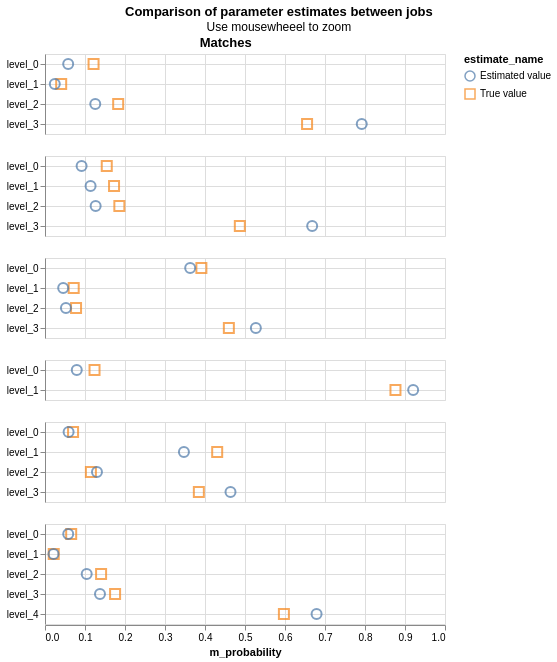

Describe this chart as a Vega-Lite specification.
### Vega-Lite specification from a JSON file in a GitHub repository (floating-point values rounded to 4 significant figures)
{"config": {"view": {"continuousWidth": 400, "continuousHeight": 300}, "title": {"anchor": "middle"}}, "hconcat": [{"mark": {"type": "point", "filled": false, "opacity": 0.7, "size": 100}, "encoding": {"color": {"type": "nominal", "field": "estimate_name"}, "row": {"type": "nominal", "field": "column_name", "header": {"labels": false}, "sort": {"field": "gamma_index"}, "title": null}, "shape": {"type": "nominal", "field": "estimate_name", "scale": {"range": ["circle", "square", "triangle", "diamond", "cross"]}}, "tooltip": [{"type": "nominal", "field": "column_name"}, {"type": "nominal", "field": "estimate_name"}, {"type": "quantitative", "field": "m_probability"}, {"type": "quantitative", "field": "u_probability"}], "x": {"type": "quantitative", "field": "m_probability", "scale": {"domain": [0, 1]}}, "y": {"type": "nominal", "axis": {"grid": true, "title": null}, "field": "level_name"}}, "resolve": {"scale": {"y": "independent"}}, "selection": {"selector076": {"type": "interval", "bind": "scales", "encodings": ["x", "y"]}}, "title": "Matches", "transform": [{"filter": "(datum.gamma_index !== 1000001)"}]}], "data": {"name": "data-65c24bf7bd53000f13a5cc7f2ccb53b4"}, "title": {"text": "Comparison of parameter estimates between jobs", "subtitle": "Use mousewheeel to zoom"}, "$schema": "https://vega.github.io/schema/vega-lite/v5.json", "datasets": {"data-65c24bf7bd53000f13a5cc7f2ccb53b4": [{"m_probability": 0.1214, "u_probability": 0.9818, "bayes_factor": 0.1236, "log2_bayes_factor": -3.016, "gamma_column_name": "gamma_surname_std", "level_name": "level_0", "gamma_index": 0, "column_name": "surname_std", "max_gamma_index": 3, "num_levels": 4, "level_proportion": null, "estimate_name": "True value"}, {"m_probability": 0.04047, "u_probability": 0.01681, "bayes_factor": 2.407, "log2_bayes_factor": 1.267, "gamma_column_name": "gamma_surname_std", "level_name": "level_1", "gamma_index": 1, "column_name": "surname_std", "max_gamma_index": 3, "num_levels": 4, "level_proportion": null, "estimate_name": "True value"}, {"m_probability": 0.1829, "u_probability": 0.0008841, "bayes_factor": 206.9, "log2_bayes_factor": 7.693, "gamma_column_name": "gamma_surname_std", "level_name": "level_2", "gamma_index": 2, "column_name": "surname_std", "max_gamma_index": 3, "num_levels": 4, "level_proportion": null, "estimate_name": "True value"}, {"m_probability": 0.6552, "u_probability": 0.0004734, "bayes_factor": 1384.0, "log2_bayes_factor": 10.43, "gamma_column_name": "gamma_surname_std", "level_name": "level_3", "gamma_index": 3, "column_name": "surname_std", "max_gamma_index": 3, "num_levels": 4, "level_proportion": null, "estimate_name": "True value"}, {"m_probability": 0.05796, "u_probability": 0.9821, "bayes_factor": 0.05902, "log2_bayes_factor": -4.083, "gamma_column_name": "gamma_surname_std", "level_name": "level_0", "gamma_index": 0, "column_name": "surname_std", "max_gamma_index": 3, "num_levels": 4, "level_proportion": null, "estimate_name": "Estimated value"}, {"m_probability": 0.02448, "u_probability": 0.01659, "bayes_factor": 1.476, "log2_bayes_factor": 0.5615, "gamma_column_name": "gamma_surname_std", "level_name": "level_1", "gamma_index": 1, "column_name": "surname_std", "max_gamma_index": 3, "num_levels": 4, "level_proportion": null, "estimate_name": "Estimated value"}, {"m_probability": 0.1257, "u_probability": 0.0008821, "bayes_factor": 142.5, "log2_bayes_factor": 7.154, "gamma_column_name": "gamma_surname_std", "level_name": "level_2", "gamma_index": 2, "column_name": "surname_std", "max_gamma_index": 3, "num_levels": 4, "level_proportion": null, "estimate_name": "Estimated value"}, {"m_probability": 0.7919, "u_probability": 0.0004756, "bayes_factor": 1665.0, "log2_bayes_factor": 10.7, "gamma_column_name": "gamma_surname_std", "level_name": "level_3", "gamma_index": 3, "column_name": "surname_std", "max_gamma_index": 3, "num_levels": 4, "level_proportion": null, "estimate_name": "Estimated value"}, {"m_probability": 0.1544, "u_probability": 0.9688, "bayes_factor": 0.1594, "log2_bayes_factor": -2.649, "gamma_column_name": "gamma_forename1_std", "level_name": "level_0", "gamma_index": 0, "column_name": "forename1_std", "max_gamma_index": 3, "num_levels": 4, "level_proportion": null, "estimate_name": "True value"}, {"m_probability": 0.1726, "u_probability": 0.02403, "bayes_factor": 7.184, "log2_bayes_factor": 2.845, "gamma_column_name": "gamma_forename1_std", "level_name": "level_1", "gamma_index": 1, "column_name": "forename1_std", "max_gamma_index": 3, "num_levels": 4, "level_proportion": null, "estimate_name": "True value"}, {"m_probability": 0.1859, "u_probability": 0.00256, "bayes_factor": 72.61, "log2_bayes_factor": 6.182, "gamma_column_name": "gamma_forename1_std", "level_name": "level_2", "gamma_index": 2, "column_name": "forename1_std", "max_gamma_index": 3, "num_levels": 4, "level_proportion": null, "estimate_name": "True value"}, {"m_probability": 0.4871, "u_probability": 0.004617, "bayes_factor": 105.5, "log2_bayes_factor": 6.721, "gamma_column_name": "gamma_forename1_std", "level_name": "level_3", "gamma_index": 3, "column_name": "forename1_std", "max_gamma_index": 3, "num_levels": 4, "level_proportion": null, "estimate_name": "True value"}, {"m_probability": 0.09151, "u_probability": 0.9691, "bayes_factor": 0.09443, "log2_bayes_factor": -3.405, "gamma_column_name": "gamma_forename1_std", "level_name": "level_0", "gamma_index": 0, "column_name": "forename1_std", "max_gamma_index": 3, "num_levels": 4, "level_proportion": null, "estimate_name": "Estimated value"}, {"m_probability": 0.1139, "u_probability": 0.02368, "bayes_factor": 4.811, "log2_bayes_factor": 2.266, "gamma_column_name": "gamma_forename1_std", "level_name": "level_1", "gamma_index": 1, "column_name": "forename1_std", "max_gamma_index": 3, "num_levels": 4, "level_proportion": null, "estimate_name": "Estimated value"}, {"m_probability": 0.1266, "u_probability": 0.002611, "bayes_factor": 48.5, "log2_bayes_factor": 5.6, "gamma_column_name": "gamma_forename1_std", "level_name": "level_2", "gamma_index": 2, "column_name": "forename1_std", "max_gamma_index": 3, "num_levels": 4, "level_proportion": null, "estimate_name": "Estimated value"}, {"m_probability": 0.6679, "u_probability": 0.004593, "bayes_factor": 145.4, "log2_bayes_factor": 7.184, "gamma_column_name": "gamma_forename1_std", "level_name": "level_3", "gamma_index": 3, "column_name": "forename1_std", "max_gamma_index": 3, "num_levels": 4, "level_proportion": null, "estimate_name": "Estimated value"}, {"m_probability": 0.391, "u_probability": 0.974, "bayes_factor": 0.4014, "log2_bayes_factor": -1.317, "gamma_column_name": "gamma_forename2_std", "level_name": "level_0", "gamma_index": 0, "column_name": "forename2_std", "max_gamma_index": 3, "num_levels": 4, "level_proportion": null, "estimate_name": "True value"}, {"m_probability": 0.07177, "u_probability": 0.0222, "bayes_factor": 3.233, "log2_bayes_factor": 1.693, "gamma_column_name": "gamma_forename2_std", "level_name": "level_1", "gamma_index": 1, "column_name": "forename2_std", "max_gamma_index": 3, "num_levels": 4, "level_proportion": null, "estimate_name": "True value"}, {"m_probability": 0.07763, "u_probability": 0.001265, "bayes_factor": 61.36, "log2_bayes_factor": 5.939, "gamma_column_name": "gamma_forename2_std", "level_name": "level_2", "gamma_index": 2, "column_name": "forename2_std", "max_gamma_index": 3, "num_levels": 4, "level_proportion": null, "estimate_name": "True value"}, {"m_probability": 0.4596, "u_probability": 0.002483, "bayes_factor": 185.1, "log2_bayes_factor": 7.532, "gamma_column_name": "gamma_forename2_std", "level_name": "level_3", "gamma_index": 3, "column_name": "forename2_std", "max_gamma_index": 3, "num_levels": 4, "level_proportion": null, "estimate_name": "True value"}, {"m_probability": 0.3629, "u_probability": 0.9726, "bayes_factor": 0.3731, "log2_bayes_factor": -1.422, "gamma_column_name": "gamma_forename2_std", "level_name": "level_0", "gamma_index": 0, "column_name": "forename2_std", "max_gamma_index": 3, "num_levels": 4, "level_proportion": null, "estimate_name": "Estimated value"}, {"m_probability": 0.04543, "u_probability": 0.02354, "bayes_factor": 1.93, "log2_bayes_factor": 0.9486, "gamma_column_name": "gamma_forename2_std", "level_name": "level_1", "gamma_index": 1, "column_name": "forename2_std", "max_gamma_index": 3, "num_levels": 4, "level_proportion": null, "estimate_name": "Estimated value"}, {"m_probability": 0.05235, "u_probability": 0.001205, "bayes_factor": 43.45, "log2_bayes_factor": 5.441, "gamma_column_name": "gamma_forename2_std", "level_name": "level_2", "gamma_index": 2, "column_name": "forename2_std", "max_gamma_index": 3, "num_levels": 4, "level_proportion": null, "estimate_name": "Estimated value"}, {"m_probability": 0.5271, "u_probability": 0.002657, "bayes_factor": 198.4, "log2_bayes_factor": 7.632, "gamma_column_name": "gamma_forename2_std", "level_name": "level_3", "gamma_index": 3, "column_name": "forename2_std", "max_gamma_index": 3, "num_levels": 4, "level_proportion": null, "estimate_name": "Estimated value"}, {"m_probability": 0.1238, "u_probability": 0.9609, "bayes_factor": 0.1289, "log2_bayes_factor": -2.956, "gamma_column_name": "gamma_occupation", "level_name": "level_0", "gamma_index": 0, "column_name": "occupation", "max_gamma_index": 1, "num_levels": 2, "level_proportion": null, "estimate_name": "True value"}, {"m_probability": 0.8762, "u_probability": 0.03914, "bayes_factor": 22.39, "log2_bayes_factor": 4.485, "gamma_column_name": "gamma_occupation", "level_name": "level_1", "gamma_index": 1, "column_name": "occupation", "max_gamma_index": 1, "num_levels": 2, "level_proportion": null, "estimate_name": "True value"}, {"m_probability": 0.07942, "u_probability": 0.9606, "bayes_factor": 0.08268, "log2_bayes_factor": -3.596, "gamma_column_name": "gamma_occupation", "level_name": "level_0", "gamma_index": 0, "column_name": "occupation", "max_gamma_index": 1, "num_levels": 2, "level_proportion": null, "estimate_name": "Estimated value"}, {"m_probability": 0.9204, "u_probability": 0.03938, "bayes_factor": 23.37, "log2_bayes_factor": 4.547, "gamma_column_name": "gamma_occupation", "level_name": "level_1", "gamma_index": 1, "column_name": "occupation", "max_gamma_index": 1, "num_levels": 2, "level_proportion": null, "estimate_name": "Estimated value"}, {"m_probability": 0.07015, "u_probability": 0.9955, "bayes_factor": 0.07047, "log2_bayes_factor": -3.827, "gamma_column_name": "gamma_dob", "level_name": "level_0", "gamma_index": 0, "column_name": "dob", "max_gamma_index": 3, "num_levels": 4, "level_proportion": null, "estimate_name": "True value"}, {"m_probability": 0.4305, "u_probability": 0.004227, "bayes_factor": 101.8, "log2_bayes_factor": 6.67, "gamma_column_name": "gamma_dob", "level_name": "level_1", "gamma_index": 1, "column_name": "dob", "max_gamma_index": 3, "num_levels": 4, "level_proportion": null, "estimate_name": "True value"}, {"m_probability": 0.1147, "u_probability": 0.0002899, "bayes_factor": 395.7, "log2_bayes_factor": 8.628, "gamma_column_name": "gamma_dob", "level_name": "level_2", "gamma_index": 2, "column_name": "dob", "max_gamma_index": 3, "num_levels": 4, "level_proportion": null, "estimate_name": "True value"}, {"m_probability": 0.3846, "u_probability": 1.864e-05, "bayes_factor": 20630.0, "log2_bayes_factor": 14.33, "gamma_column_name": "gamma_dob", "level_name": "level_3", "gamma_index": 3, "column_name": "dob", "max_gamma_index": 3, "num_levels": 4, "level_proportion": null, "estimate_name": "True value"}, {"m_probability": 0.05899, "u_probability": 0.9951, "bayes_factor": 0.05928, "log2_bayes_factor": -4.076, "gamma_column_name": "gamma_dob", "level_name": "level_0", "gamma_index": 0, "column_name": "dob", "max_gamma_index": 3, "num_levels": 4, "level_proportion": null, "estimate_name": "Estimated value"}, {"m_probability": 0.3473, "u_probability": 0.004533, "bayes_factor": 76.63, "log2_bayes_factor": 6.26, "gamma_column_name": "gamma_dob", "level_name": "level_1", "gamma_index": 1, "column_name": "dob", "max_gamma_index": 3, "num_levels": 4, "level_proportion": null, "estimate_name": "Estimated value"}, {"m_probability": 0.1299, "u_probability": 0.0003107, "bayes_factor": 418.2, "log2_bayes_factor": 8.708, "gamma_column_name": "gamma_dob", "level_name": "level_2", "gamma_index": 2, "column_name": "dob", "max_gamma_index": 3, "num_levels": 4, "level_proportion": null, "estimate_name": "Estimated value"}, {"m_probability": 0.4638, "u_probability": 1.931e-05, "bayes_factor": 24020.0, "log2_bayes_factor": 14.55, "gamma_column_name": "gamma_dob", "level_name": "level_3", "gamma_index": 3, "column_name": "dob", "max_gamma_index": 3, "num_levels": 4, "level_proportion": null, "estimate_name": "Estimated value"}, {"m_probability": 0.06546, "u_probability": 0.693, "bayes_factor": 0.09447, "log2_bayes_factor": -3.404, "gamma_column_name": "gamma_postcode", "level_name": "level_0", "gamma_index": 0, "column_name": "postcode", "max_gamma_index": 4, "num_levels": 5, "level_proportion": null, "estimate_name": "True value"}, {"m_probability": 0.02185, "u_probability": 0.2245, "bayes_factor": 0.09735, "log2_bayes_factor": -3.361, "gamma_column_name": "gamma_postcode", "level_name": "level_1", "gamma_index": 1, "column_name": "postcode", "max_gamma_index": 4, "num_levels": 5, "level_proportion": null, "estimate_name": "True value"}, {"m_probability": 0.1402, "u_probability": 0.075, "bayes_factor": 1.87, "log2_bayes_factor": 0.9027, "gamma_column_name": "gamma_postcode", "level_name": "level_2", "gamma_index": 2, "column_name": "postcode", "max_gamma_index": 4, "num_levels": 5, "level_proportion": null, "estimate_name": "True value"}, {"m_probability": 0.1752, "u_probability": 0.00752, "bayes_factor": 23.3, "log2_bayes_factor": 4.542, "gamma_column_name": "gamma_postcode", "level_name": "level_3", "gamma_index": 3, "column_name": "postcode", "max_gamma_index": 4, "num_levels": 5, "level_proportion": null, "estimate_name": "True value"}, {"m_probability": 0.5972, "u_probability": 1.605e-05, "bayes_factor": 37200.0, "log2_bayes_factor": 15.18, "gamma_column_name": "gamma_postcode", "level_name": "level_4", "gamma_index": 4, "column_name": "postcode", "max_gamma_index": 4, "num_levels": 5, "level_proportion": null, "estimate_name": "True value"}, {"m_probability": 0.05806, "u_probability": 0.6868, "bayes_factor": 0.08453, "log2_bayes_factor": -3.564, "gamma_column_name": "gamma_postcode", "level_name": "level_0", "gamma_index": 0, "column_name": "postcode", "max_gamma_index": 4, "num_levels": 5, "level_proportion": null, "estimate_name": "Estimated value"}, {"m_probability": 0.02131, "u_probability": 0.2265, "bayes_factor": 0.09406, "log2_bayes_factor": -3.41, "gamma_column_name": "gamma_postcode", "level_name": "level_1", "gamma_index": 1, "column_name": "postcode", "max_gamma_index": 4, "num_levels": 5, "level_proportion": null, "estimate_name": "Estimated value"}, {"m_probability": 0.1042, "u_probability": 0.07843, "bayes_factor": 1.329, "log2_bayes_factor": 0.4104, "gamma_column_name": "gamma_postcode", "level_name": "level_2", "gamma_index": 2, "column_name": "postcode", "max_gamma_index": 4, "num_levels": 5, "level_proportion": null, "estimate_name": "Estimated value"}, {"m_probability": 0.1375, "u_probability": 0.008231, "bayes_factor": 16.7, "log2_bayes_factor": 4.062, "gamma_column_name": "gamma_postcode", "level_name": "level_3", "gamma_index": 3, "column_name": "postcode", "max_gamma_index": 4, "num_levels": 5, "level_proportion": null, "estimate_name": "Estimated value"}, {"m_probability": 0.6789, "u_probability": 1.715e-05, "bayes_factor": 39590.0, "log2_bayes_factor": 15.27, "gamma_column_name": "gamma_postcode", "level_name": "level_4", "gamma_index": 4, "column_name": "postcode", "max_gamma_index": 4, "num_levels": 5, "level_proportion": null, "estimate_name": "Estimated value"}]}}
